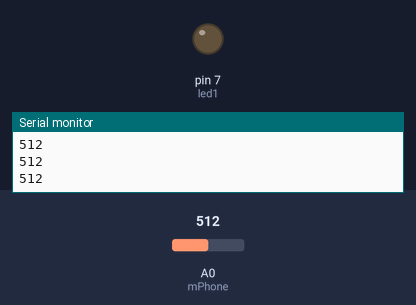
A sketch run on a simulated Arduino Uno, built with avr-gcc and run on an emulated ATmega328P. Shown: output pins drawn as LEDs (lit = HIGH), the last lines printed to the serial monitor. The inputs (shaded band) are chosen by the test bench; at power-on: A0 (mPhone) = 512.

Above: at 1.2 s.
1.3 s: A0 (mPhone) set to 794
2.8 s: A0 (mPhone) set to 812
At 4.0 s:
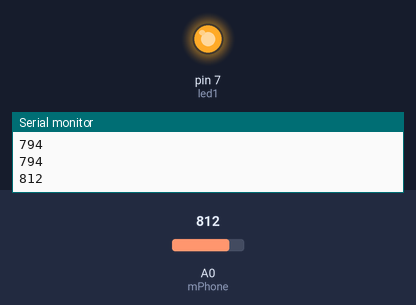
Timing chart, 0 to 5.8 s (numbered marks = the images above; inputs shaded):
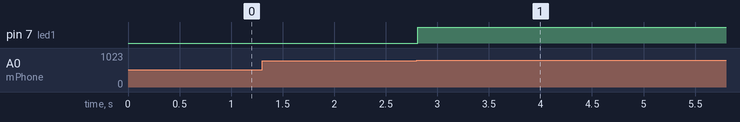

Measured:
- the behaviour switches between 800 and 801 on A0 (mPhone) (found by bisection; images 0 and 1)
- after the input at 2.8 s, pin 7 (led1): LOW → HIGH at once

The sketch:

Sound_regulator.ino
```cpp
int val;
int led1 = 7;
int mPhone = A0;
int buzzer = 8;
int th = 800; //threshold
void setup() {
  // Void setup is ran only once after each powerup or reset of the Arduino board.

  Serial.begin(9600);
  pinMode(led1, OUTPUT);
  pinMode(mPhone, INPUT);
}

void loop() {
  // Void loop is ran over and over and consists of the main program.

  val = analogRead(mPhone);
  Serial.println(val);
  if (val > th) {
    digitalWrite(led1, 1);
    digitalWrite(buzzer,1);
    delay(5000);
  }
  else{
    digitalWrite(led1, 0);
    digitalWrite(buzzer,0);
  }

}
```
